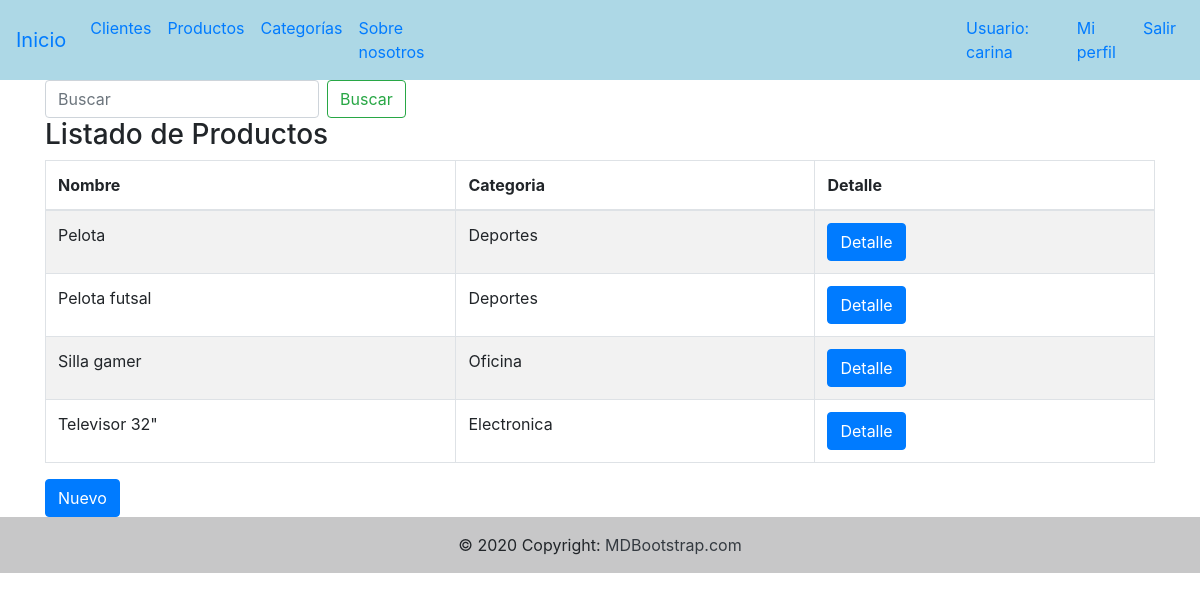
Page /producto/lista_productos/ (signed in) on the committed database.
### producto/models.py (models this page shows, shortened)
class Producto(models.Model):
    nombre=models.CharField(max_length=50)
    stock=models.IntegerField()
    precio=models.FloatField()
    categoria=models.ForeignKey(Categorias, on_delete=models.CASCADE)
    disponibilidad=models.BooleanField(default=True)
    class Meta:
        verbose_name="Producto"
        verbose_name_plural="Productos"

### categorias/models.py (models this page shows)
class Categorias(models.Model):
     nombre=models.CharField(max_length=50)
     clasificacion=models.CharField(max_length=50)
     def __str__(self):
        return self.nombre

### producto/views.py (the view)
# urls.py: path('lista_productos/', views.lista_productos, name="lista_productos"),
@login_required
def lista_productos(request):
    productos=Producto.objects.all()
    return render(request, "producto/list_producto.html",{"productos": productos})

### templates/producto/list_producto.html (shortened to what this page needs)
{% extends 'base.html' %}
{% block contenido %}
<div class="container">
    <form class="form-inline my-2 my-lg-0" action = "/producto/buscar_producto/" method = "GET" >
    <input class="form-control mr-sm-2" type="text" placeholder="Buscar" aria-label="Search" name = 'buscar'>
    <button class="btn btn-outline-success my-2 my-sm-0" type="submit">Buscar</button>
    </form>
</div>
<div class="container">
    <h3>Listado de Productos</h3>
    <table id="example" class="table table-striped table-bordered" style="width:100%">
        <thead>
            <tr>
                <th>Nombre</th>
                <th>Categoria</th>
                <th>Detalle</th>
            </tr>
        </thead>
        <tbody>
            {% for producto in productos %}
            <tr>
                <td>{{producto.nombre}}</td>
                <td>{{producto.categoria}}</td>
                <td><a href="/producto/detalle_producto/{{producto.id}}/" class="btn btn-primary">Detalle</a></td>
            </tr>
            {% endfor %}
        </tbody>
    </table>
</div>
<div class="container">
    <a href="/producto/nuevo_producto/" class="btn btn-primary">Nuevo</a>
</div>
{% endblock %}

### templates/base.html (shortened to what this page needs)
<!DOCTYPE html>
<html lang="en">
<head>
    <link rel="stylesheet" href="https://cdn.jsdelivr.net/npm/bootstrap@4.6.1/dist/css/bootstrap.min.css"
>
</head>
<body>
    <nav class="navbar navbar-expand-lg navbar " style="background: lightblue;">
        <a class="navbar-brand" href="/">Inicio</a>
        <div class="collapse navbar-collapse" id="navbarSupportedContent">
            <ul class="navbar-nav mr-auto">
                <li class="nav-item active">
                    <a class="nav-link" href="/cliente/lista_clientes/">Clientes </a>
                </li>
                <li class="nav-item">
                    <a class="nav-link" href="/producto/lista_productos/">Productos</a>
                </li>
                <li class="nav-item">
                    <a class="nav-link" href="/categoria/categoria/">Categorías</a>
                </li>
                <li class="nav-item">
                    <a class="nav-link" href="/nosotros/">Sobre nosotros</a>
                </li>
                {% if request.user.is_superuser %}
                <li class="nav-item" style="margin-right: 30rem">
                    <a class="nav-link" href="/usuario/lista_usuarios/">Usuarios</a>
                </li>
                {% else %}
                <li class="nav-item" style="margin-right: 30rem">
                    <a class="nav-link" ></a>
                </li>
                {% endif %}
                {% if request.user.is_authenticated %}
                <li class="nav-item" >
                    <a class="nav-link">Usuario: {{user.username}}</a>
               </li>
                {% if request.user.perfil.id %}
                <li class="nav-item">
                     <a class="nav-link" href="/usuario/detalle_usuario/{{request.user.perfil.id}}">Mi perfil</a>
                </li>
                {% endif %}
                <li class="nav-item active">
                    <a class="nav-link" href="/usuario/salir/">Salir</a>
                </li>
                {% endif %}
            </ul>
        </div>
    </nav>
    {% block contenido %}
    {% endblock %}
    <footer class="bg-light text-center text-lg-start">
        <div class="text-center p-3" style="background-color: rgba(0, 0, 0, 0.2);">
            © 2020 Copyright:
            <a class="text-dark" href="https://mdbootstrap.com/">MDBootstrap.com</a>
        </div>
    </footer>
</body>
</html>

### rows in the picture
Producto: nombre "Pelota", categoria "Deportes"
Producto: nombre "Pelota futsal", categoria "Deportes"
Producto: nombre "Silla gamer", categoria "Oficina"
Producto: nombre "Televisor 32\"", categoria "Electronica"

### other values in the picture
{{ user.username }} "carina"
